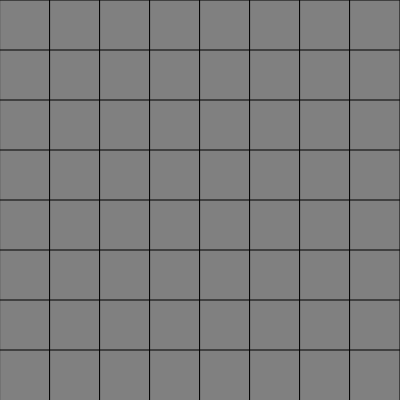
Frame 1 (no input)
Frame 60 (no input): identical to frame 1, image omitted
Frame 120 (the mouse pressed at the canvas centre since frame 60): identical to frame 1, image omitted

The p5.js sketch that drew this single still picture (run headless with seeded random() and noise() and a simulated clock; from frame 60 on, the mouse is pressed at the canvas centre):

// p5.js sketch
// ── sketch.js
const rows = 8;
const columns = 8;
let cells = [];
let cellWidth;
let cellHeight;

function setup() {
	createCanvas(400, 400);

	for (let r = 0; r < rows; r++) {
		cells[r] = [];
		for (let c = 0; c < columns; c++) {
			cells[r][c] = 0;
		}
	}

	colorMode(HSL);
}

function draw() {
	cellWidth = width / columns;
	cellHeight = height / rows;
	for (let r = 0; r < rows; r++) {
		for (let c = 0; c < columns; c++) {
			cells[r][c] = constrain(cells[r][c], 0, 100);

			const y = height * (r / rows);
			const x = width * (c / columns);
			fill(200, cells[r][c], 50);
			rect(x, y, cellWidth, height);
		}
	}
}
